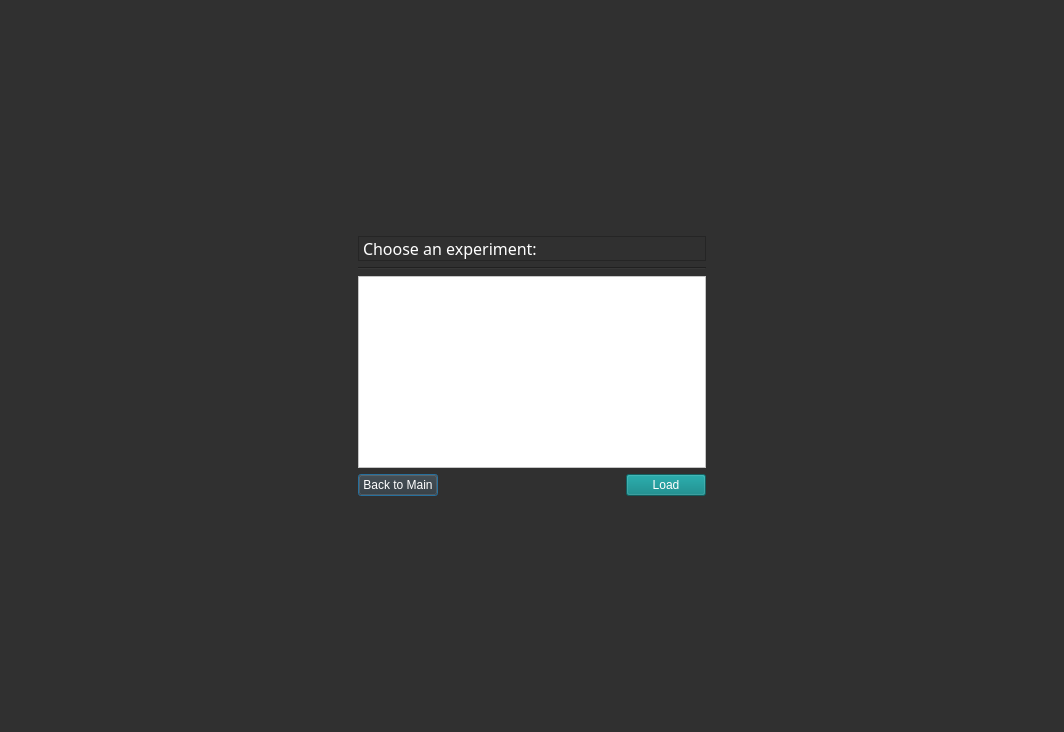
<?xml version="1.0" encoding="UTF-8"?>
<ui version="4.0">
 <class>Dialog</class>
 <widget class="QDialog" name="Dialog">
  <property name="geometry">
   <rect>
    <x>0</x>
    <y>0</y>
    <width>1064</width>
    <height>732</height>
   </rect>
  </property>
  <property name="windowTitle">
   <string>Dialog</string>
  </property>
  <property name="styleSheet">
   <string notr="true">background-color: rgb(48, 48, 48);
gridline-color: rgb(195, 195, 195);
color: rgb(255, 255, 255);
</string>
  </property>
  <layout class="QGridLayout" name="gridLayout_4">
   <item row="1" column="2">
    <spacer name="horizontalSpacer_2">
     <property name="orientation">
      <enum>Qt::Horizontal</enum>
     </property>
     <property name="sizeType">
      <enum>QSizePolicy::MinimumExpanding</enum>
     </property>
     <property name="sizeHint" stdset="0">
      <size>
       <width>10</width>
       <height>10</height>
      </size>
     </property>
    </spacer>
   </item>
   <item row="1" column="0">
    <spacer name="horizontalSpacer">
     <property name="orientation">
      <enum>Qt::Horizontal</enum>
     </property>
     <property name="sizeType">
      <enum>QSizePolicy::MinimumExpanding</enum>
     </property>
     <property name="sizeHint" stdset="0">
      <size>
       <width>20</width>
       <height>10</height>
      </size>
     </property>
    </spacer>
   </item>
   <item row="1" column="1">
    <layout class="QGridLayout" name="gridLayout">
     <item row="3" column="0">
      <widget class="QListWidget" name="listWidget">
       <property name="sizePolicy">
        <sizepolicy hsizetype="Expanding" vsizetype="Expanding">
         <horstretch>0</horstretch>
         <verstretch>0</verstretch>
        </sizepolicy>
       </property>
       <property name="styleSheet">
        <string notr="true">background-color: rgb(255, 255, 255);
color: rgb(25, 25, 25);</string>
       </property>
      </widget>
     </item>
     <item row="1" column="0">
      <widget class="QLabel" name="title_lbl">
       <property name="font">
        <font>
         <family>Droid Sans</family>
         <pointsize>12</pointsize>
         <weight>9</weight>
         <italic>false</italic>
         <bold>false</bold>
        </font>
       </property>
       <property name="styleSheet">
        <string notr="true">color: rgb(255, 255, 255);
font: 75 12pt &quot;Droid Sans&quot;;</string>
       </property>
       <property name="frameShape">
        <enum>QFrame::StyledPanel</enum>
       </property>
       <property name="text">
        <string>Choose an experiment:</string>
       </property>
      </widget>
     </item>
     <item row="2" column="0">
      <widget class="Line" name="line">
       <property name="orientation">
        <enum>Qt::Horizontal</enum>
       </property>
      </widget>
     </item>
    </layout>
   </item>
   <item row="2" column="1">
    <layout class="QGridLayout" name="gridLayout_3">
     <item row="0" column="0">
      <widget class="QPushButton" name="back_btn">
       <property name="autoFillBackground">
        <bool>false</bool>
       </property>
       <property name="styleSheet">
        <string notr="true">color: rgb(255, 255, 255);
background-color: rgb(48, 48, 48);</string>
       </property>
       <property name="text">
        <string>Back to Main</string>
       </property>
       <property name="checkable">
        <bool>false</bool>
       </property>
       <property name="autoDefault">
        <bool>true</bool>
       </property>
       <property name="default">
        <bool>false</bool>
       </property>
       <property name="flat">
        <bool>false</bool>
       </property>
      </widget>
     </item>
     <item row="0" column="2">
      <widget class="QPushButton" name="load_btn">
       <property name="autoFillBackground">
        <bool>false</bool>
       </property>
       <property name="styleSheet">
        <string notr="true">background-color: rgba(0, 128, 128, 154);</string>
       </property>
       <property name="text">
        <string>  Load  </string>
       </property>
       <property name="checkable">
        <bool>false</bool>
       </property>
       <property name="autoDefault">
        <bool>true</bool>
       </property>
       <property name="default">
        <bool>false</bool>
       </property>
       <property name="flat">
        <bool>false</bool>
       </property>
      </widget>
     </item>
     <item row="0" column="1">
      <spacer name="horizontalSpacer_3">
       <property name="orientation">
        <enum>Qt::Horizontal</enum>
       </property>
       <property name="sizeHint" stdset="0">
        <size>
         <width>40</width>
         <height>20</height>
        </size>
       </property>
      </spacer>
     </item>
    </layout>
   </item>
   <item row="0" column="1">
    <spacer name="verticalSpacer">
     <property name="orientation">
      <enum>Qt::Vertical</enum>
     </property>
     <property name="sizeType">
      <enum>QSizePolicy::MinimumExpanding</enum>
     </property>
     <property name="sizeHint" stdset="0">
      <size>
       <width>20</width>
       <height>40</height>
      </size>
     </property>
    </spacer>
   </item>
   <item row="3" column="1">
    <spacer name="verticalSpacer_2">
     <property name="orientation">
      <enum>Qt::Vertical</enum>
     </property>
     <property name="sizeHint" stdset="0">
      <size>
       <width>20</width>
       <height>40</height>
      </size>
     </property>
    </spacer>
   </item>
  </layout>
 </widget>
 <resources/>
 <connections/>
</ui>
